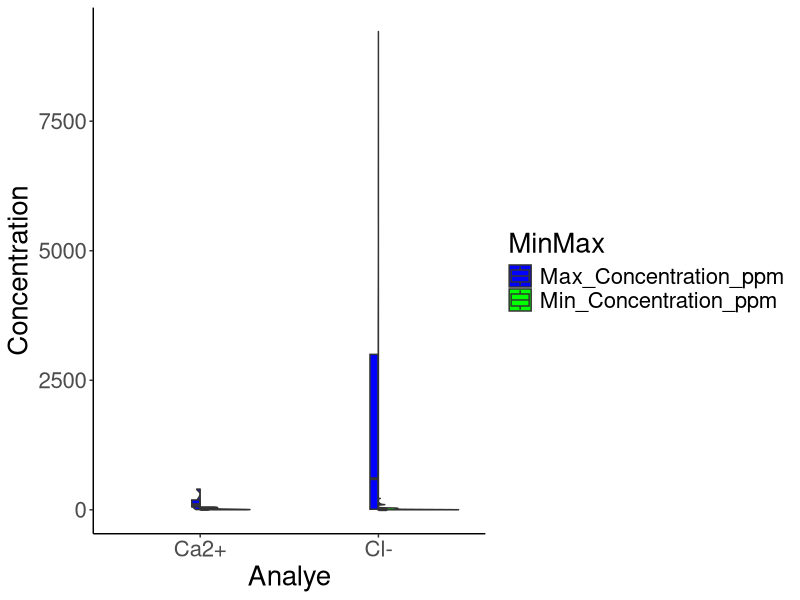
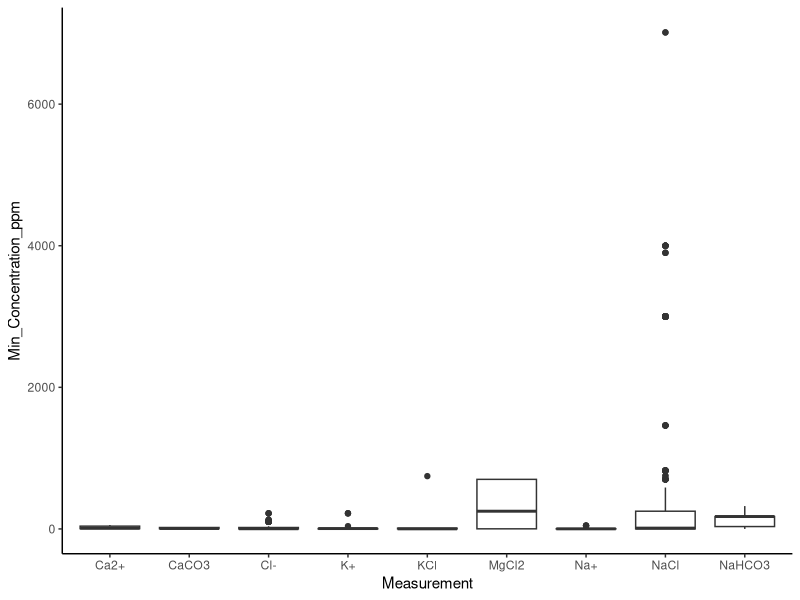
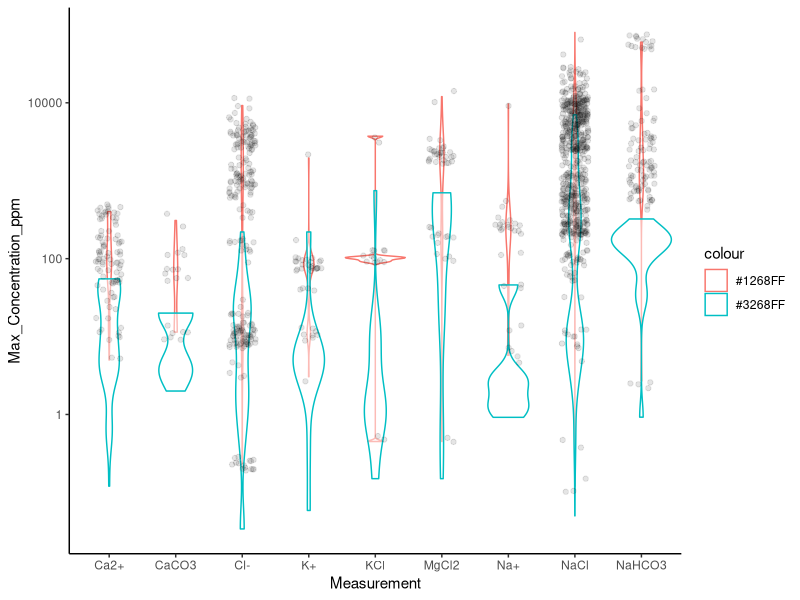
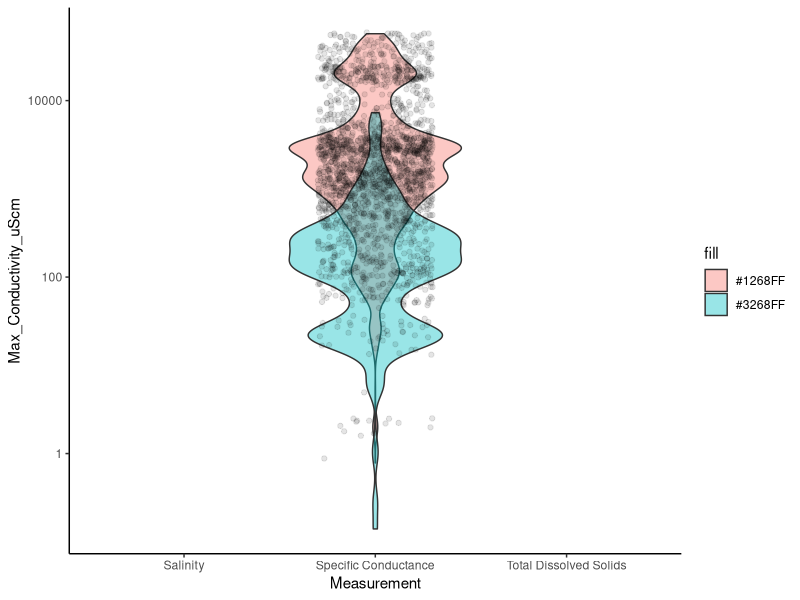
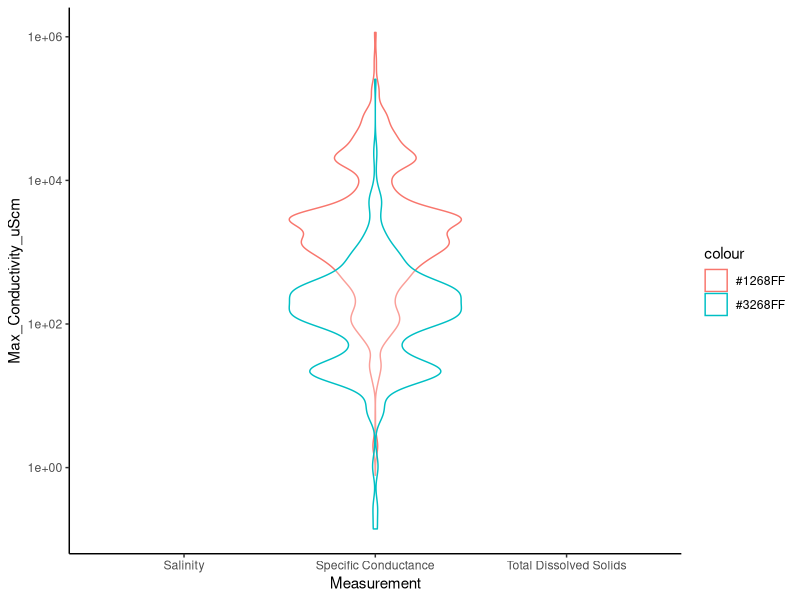

Generate these figures, in order, with R:
## ---- chunk 1

library(tidyverse)

## ---- chunk 2
DATA <- read_csv("data/ConvertedSalts_Clean.csv")


## ---- chunk 3


GeomSplitViolin <- ggproto("GeomSplitViolin", GeomViolin, draw_group = function(self, data, ..., draw_quantiles = NULL){
  data <- transform(data, xminv = x - violinwidth * (x - xmin), xmaxv = x + violinwidth * (xmax - x))
  grp <- data[1,'group']
  newdata <- plyr::arrange(transform(data, x = if(grp%%2==1) xminv else xmaxv), if(grp%%2==1) y else -y)
  newdata <- rbind(newdata[1, ], newdata, newdata[nrow(newdata), ], newdata[1, ])
  newdata[c(1,nrow(newdata)-1,nrow(newdata)), 'x'] <- round(newdata[1, 'x']) 
  if (length(draw_quantiles) > 0 & !scales::zero_range(range(data$y))) {
    stopifnot(all(draw_quantiles >= 0), all(draw_quantiles <= 
                                              1))
    quantiles <- ggplot2:::create_quantile_segment_frame(data, draw_quantiles)
    aesthetics <- data[rep(1, nrow(quantiles)), setdiff(names(data), c("x", "y")), drop = FALSE]
    aesthetics$alpha <- rep(1, nrow(quantiles))
    both <- cbind(quantiles, aesthetics)
    quantile_grob <- GeomPath$draw_panel(both, ...)
    ggplot2:::ggname("geom_split_violin", grid::grobTree(GeomPolygon$draw_panel(newdata, ...), quantile_grob))
  }
  else {
    ggplot2:::ggname("geom_split_violin", GeomPolygon$draw_panel(newdata, ...))
  }
})

geom_split_violin <- function (mapping = NULL, data = NULL, stat = "ydensity", position = "identity", ..., draw_quantiles = NULL, trim = TRUE, scale = "area", na.rm = FALSE, show.legend = NA, inherit.aes = TRUE) {
  layer(data = data, mapping = mapping, stat = stat, geom = GeomSplitViolin, position = position, show.legend = show.legend, inherit.aes = inherit.aes, params = list(trim = trim, scale = scale, draw_quantiles = draw_quantiles, na.rm = na.rm, ...))
}

set.seed(20160229)

my_data = data.frame(
  y=c(rnorm(1000), rnorm(1000, 0.5), rnorm(1000, 1), rnorm(1000, 
1.5)),
  x=c(rep('a', 2000), rep('b', 2000)),
  m=c(rep('i', 1000), rep('j', 2000), rep('i', 1000))
)

#Needs to be long data

#Measurement #Concentration #Min/Max

TEST <- DATA %>% select(Measurement, Min_Concentration_ppm, Max_Concentration_ppm)


TEST <- TEST %>% pivot_longer(-Measurement, names_to = "MinMax", values_to = "Concentration")


TEST %>% 
filter(Measurement %in% c("Ca2+", "Cl-")) %>%
ggplot(aes(Measurement, Concentration, fill=MinMax)) +
  geom_split_violin(trim = TRUE) +
  geom_boxplot(width = 0.10, notch = FALSE, notchwidth = .4, outlier.shape = NA, coef=0) +
  labs(x="Analye",y="Concentration") +
  theme_classic() +
  theme(text = element_text(size = 20)) +
  scale_x_discrete(labels=c("0" = "Control\nCondition", "1" = "GM\nCondition")) +
  scale_fill_manual(values=c("blue", "green"))



# DATA %>% 
# filter(Measurement %in% c("Cl-")) %>%
#   ggplot(aes(Min_Concentration_ppm, Max_Concentration_ppm, fill= Measurement)) + 
#   geom_split_violin(trim = TRUE) + 
#   geom_boxplot(width = 0.25, notch = FALSE, notchwidth = .4, outlier.shape = NA, coef=0) +
#   labs(y = "Concentration", x = "Analyte") +
#   theme_classic() +
#   theme(text = element_text(size = 12)) 
#   #scale_x_discrete(labels=c("0" = "Control\nCondition", "1" = "GM\nCondition")) +
#   #scale_fill_manual(values=c("#E69F00", "#999999"), 
#                     #name="Survey\nPart",
#                     #breaks=c("1", "2"),
#                     #labels=c("CaCO3", "Ca2+"))


## ---- chunk 4


DATA %>% 
  filter(Measurement %in% c("CaCO3","Ca2+", "NaHCO3", "NaCl", "KCl", "Cl-", "K+", "Na+", "MgCl2")) %>%
  ggplot(aes(x = Measurement, y = Min_Concentration_ppm))+
  geom_boxplot()+
  theme_classic()


DATA %>% 
  filter(Measurement %in% c("CaCO3","Ca2+", "NaHCO3", "NaCl", "KCl", "Cl-", "K+", "Na+", "MgCl2")) %>%
  ggplot(aes(x = Measurement, y = Max_Concentration_ppm))+
  geom_violin(aes(colour = "#1268FF"), alpha = 0.5)+
  geom_violin(aes(y = Min_Concentration_ppm, colour = "#3268FF"), alpha = 0.5)+
  geom_jitter(height = 0.1, width = 0.2, alpha = 0.1)+
  scale_y_continuous(trans='log10')+
  theme_classic()

#length(DATA$Measurement[DATA$Measurement == "HCO3-"])                                     
                                           
unique(DATA$Measurement)


## ---- chunk 5

#Lets remove extreme values for now

DATA %>% 
  filter(Measurement %in% c("Specific Conductance","Salinity", "Total Dissolved Solids")) %>%
  mutate(Min_Conductivity_uScm = ifelse(Min_Conductivity_uScm > 10000, NA, Min_Conductivity_uScm),
              Max_Conductivity_uScm = ifelse(Max_Conductivity_uScm > 60000, NA, Max_Conductivity_uScm))%>%
  ggplot(aes(x = Measurement, y = Max_Conductivity_uScm))+
  geom_violin(aes(fill = "#1268FF"), alpha = 0.4)+
  geom_violin(aes(y = Min_Conductivity_uScm, fill = "#3268FF"), alpha = 0.4)+
  geom_jitter(height = 0.1, width = 0.3, alpha = 0.1)+
  scale_y_continuous(trans='log10')+
  theme_classic()

#Without extreme values removed
DATA %>% 
  filter(Measurement %in% c("Specific Conductance","Salinity", "Total Dissolved Solids")) %>%
  ggplot(aes(x = Measurement, y = Max_Conductivity_uScm))+
  geom_violin(aes(colour = "#1268FF"), alpha = 0.3)+
  geom_violin(aes(y = Min_Conductivity_uScm, colour = "#3268FF"), alpha = 0.3)+
  #geom_jitter(height = 0, width = 0.3)+
  scale_y_continuous(trans='log10')+
  theme_classic()


## ---- chunk 6




